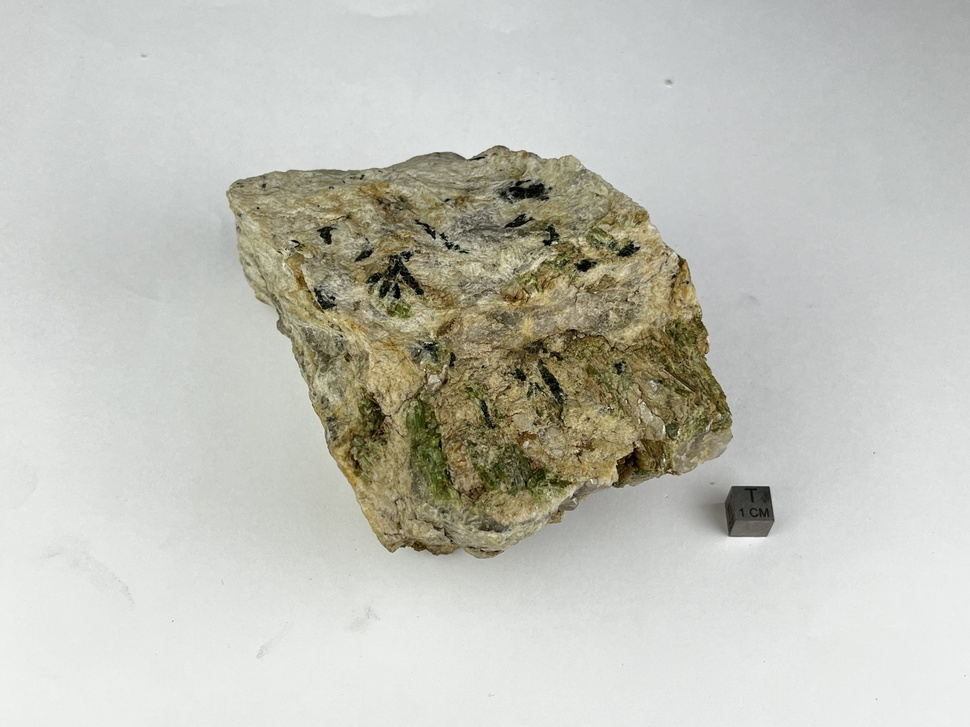
#> input picture pics/stone_1.JPG, 970 x 727 px, shrunk from 4032 x 3024 before the run
$ python stonecam_camerawork.py
#> lines starting #> are read from the running program, lines starting #| are printed output that depends on the picture
from PIL import Image, ImageOps, ImageEnhance
import os


stone = Image.open('pics/stone_1.JPG')
#> stone is the input picture: PIL image 970x727 RGB; mean R, G, B 193.7, 193.9, 185.4
print(stone.size)
#| (970, 727)
stone = ImageOps.grayscale(stone)
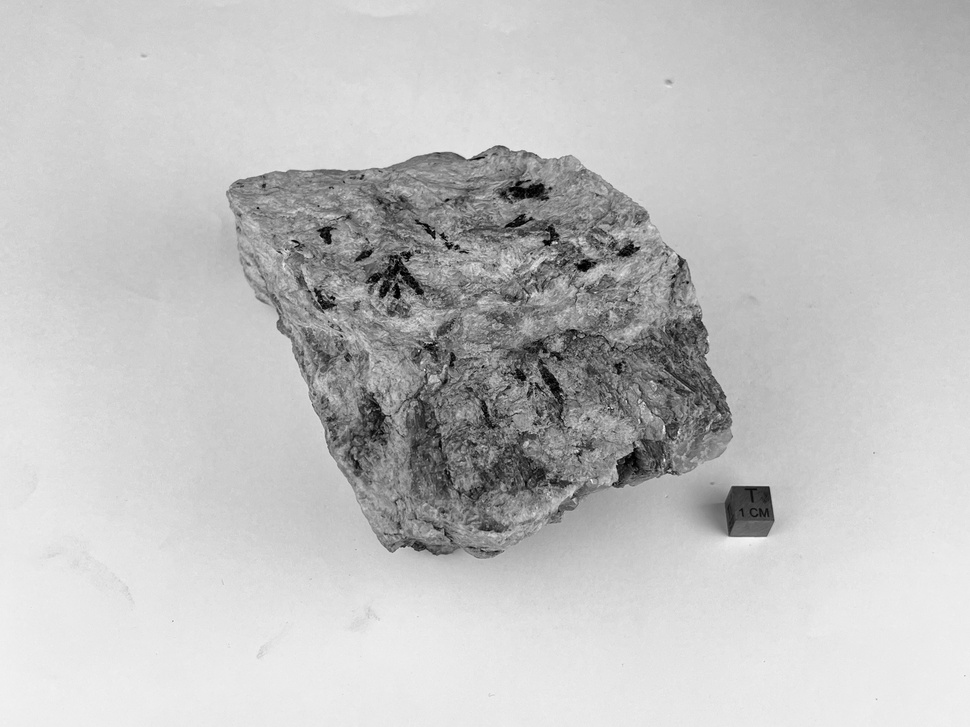
#> stone: PIL image 970x727 L; min 0, max 252, mean 192.9
stoneEnhance = ImageEnhance.Contrast(stone)
stoneEnhance.enhance(10)
#> (the run stopped early here; a loop or call above may not have finished)
